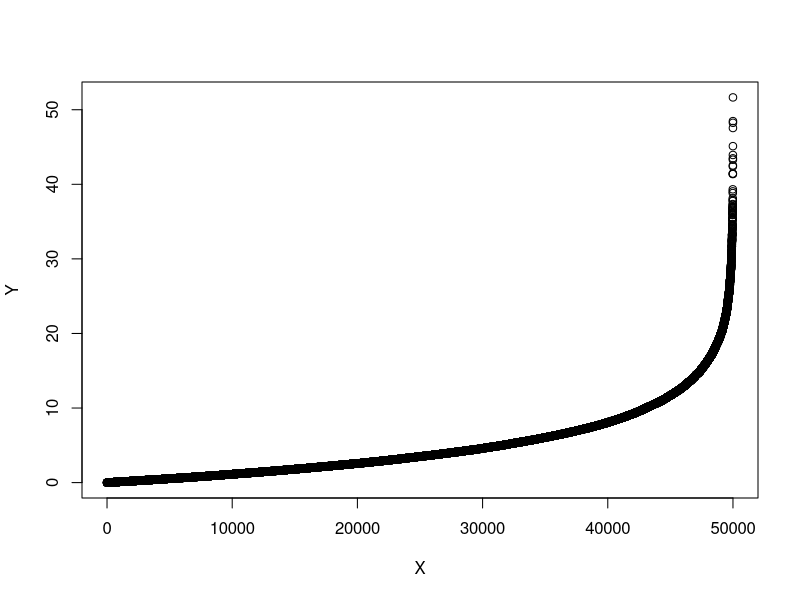
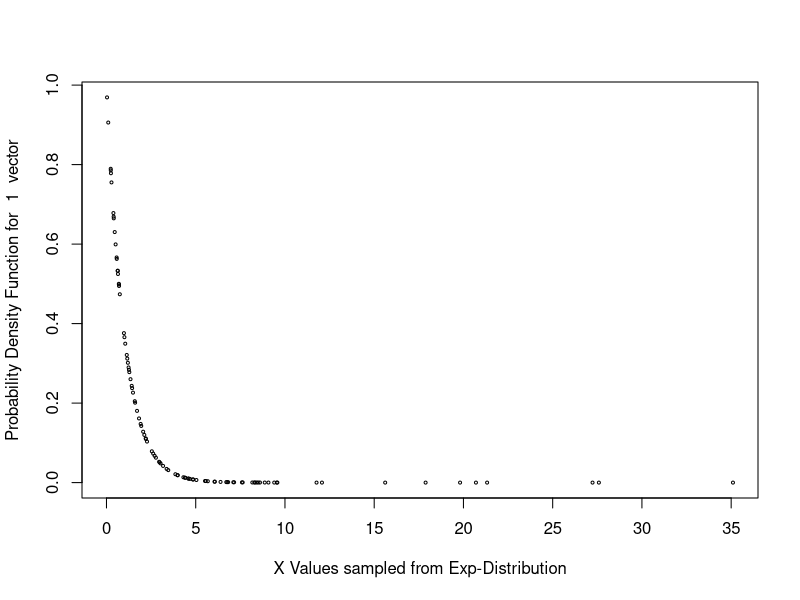
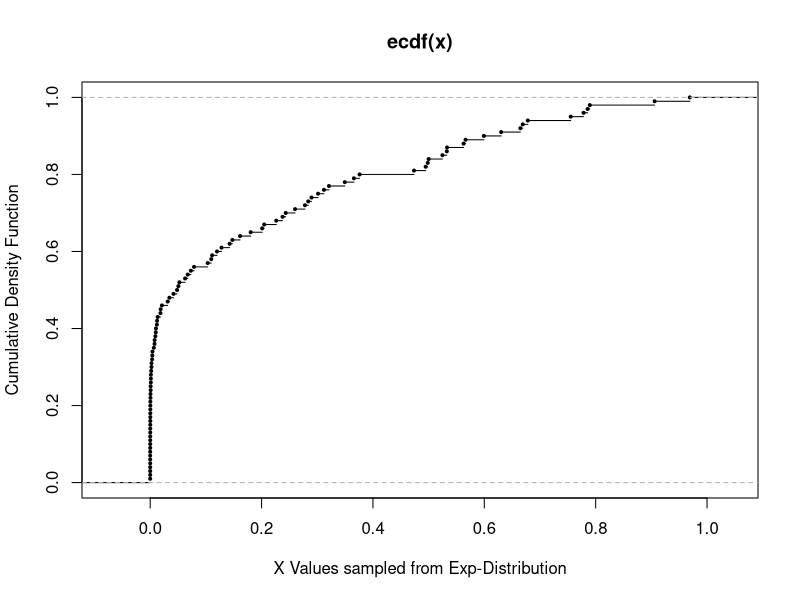
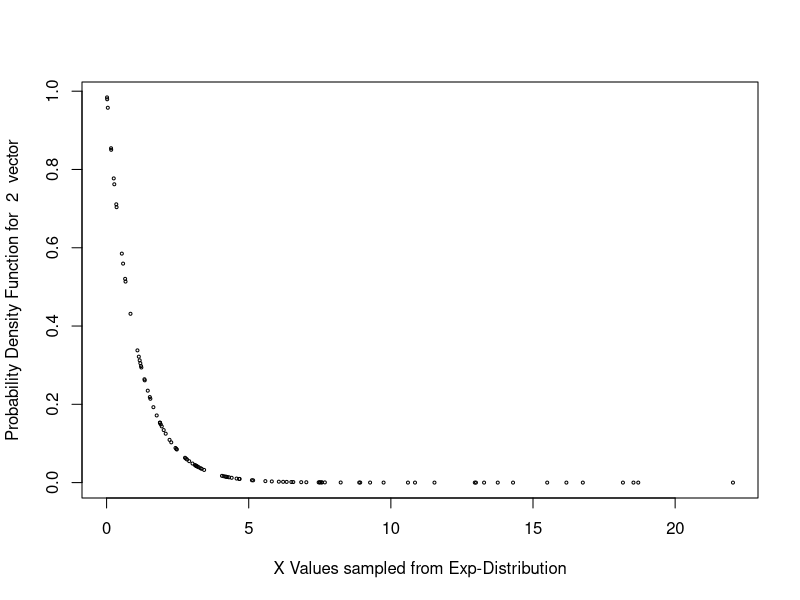
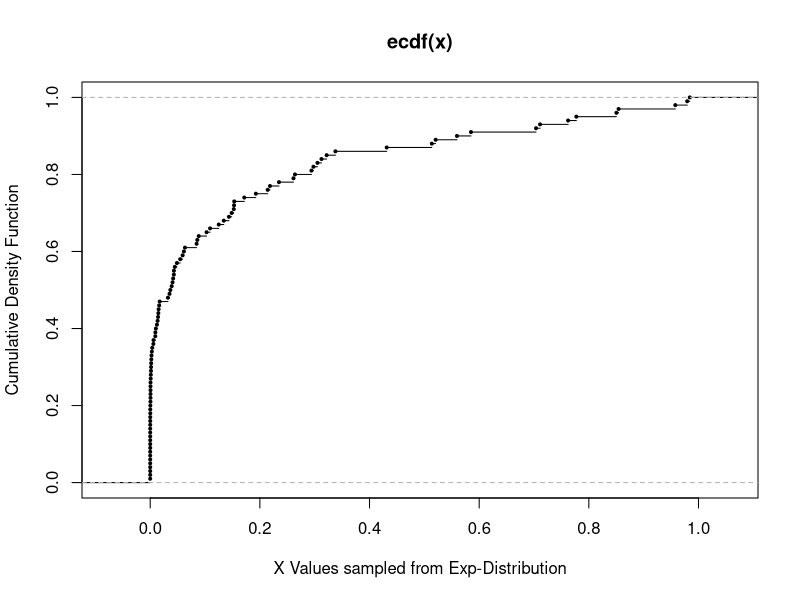
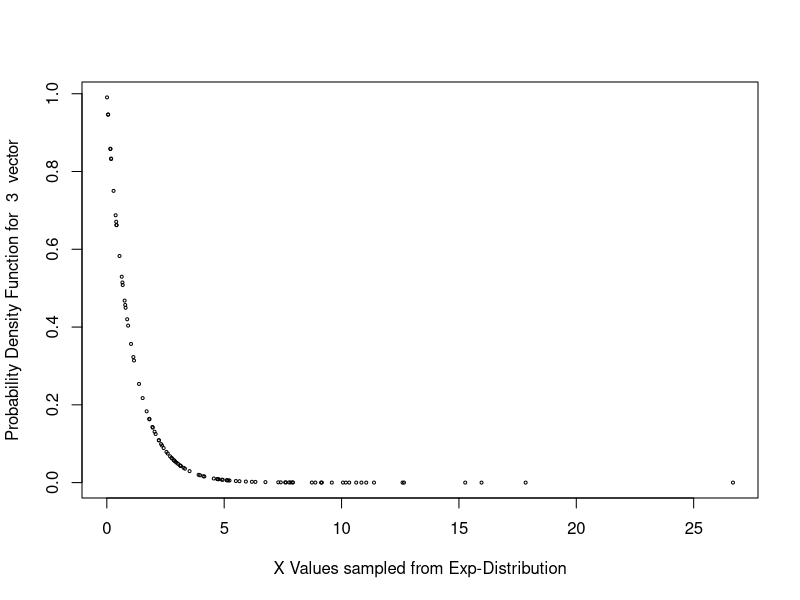
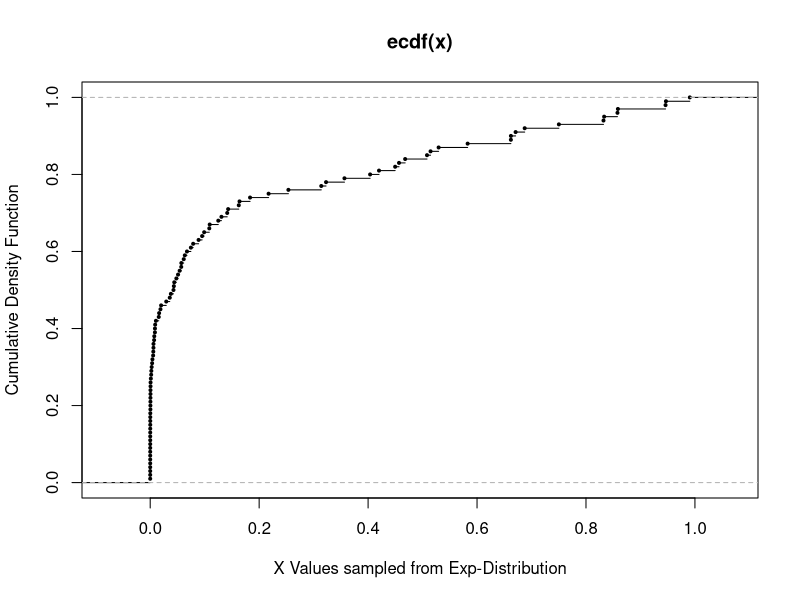
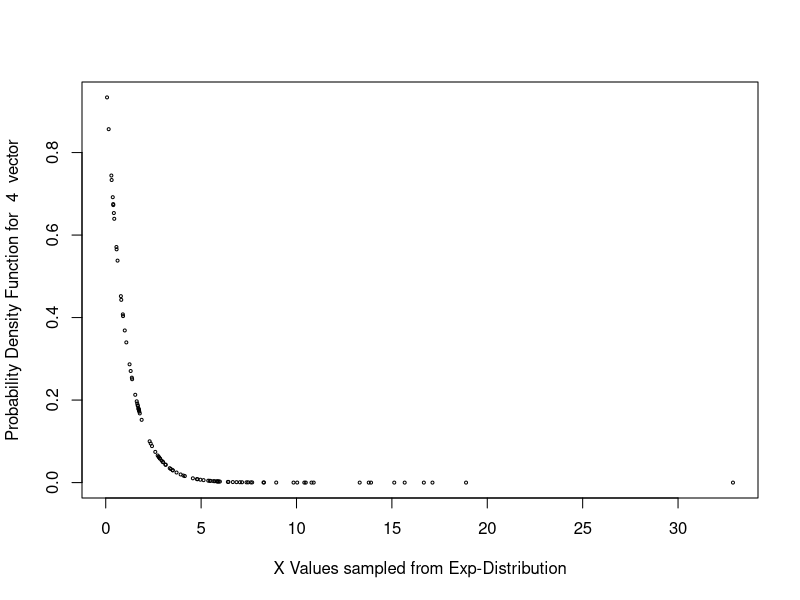

Recreate these plots in R, in order. (Note: this script raises an error after producing the figures.)
num_samp = 50000
lambda = 0.2
x <- rexp(num_samp, lambda)
##Create a SCatter plot below
data <- rexp(num_samp, 0.2)
q <- data.frame(X = seq(1, num_samp , 1), Y = sort(data))
plot(q)

#Sys.sleep(1)
collection <- split(x, ceiling(seq_along(x)/100))
some_means <- c()
sds <- c()
for (i in 1:5){
	hx <- dexp(collection[[i]]) 
	some_means[[i]] <- mean(hx)
	sds[[i]] <- sd(hx)
	plot(collection[[i]], hx, xlab="X Values sampled from Exp-Distribution", ylab=paste("Probability Density Function for ", i, " vector"), cex=0.4)
	#Sys.sleep(1)
	plot.ecdf(hx, xlab="X Values sampled from Exp-Distribution", ylab="Cumulative Density Function", cex=0.4)
	#Sys.sleep(1)
}

all_means <- c()
for(i in 1:500){
	all_means[[i]] <- mean(collection[[i]])
}

tab = table(round(all_means))
plot(tab, "h", xlab="Value", ylab="Frequency", xlim=c(3,7))


pdata <- rep(0, 100);

for(i in 1:500){
    val=round(all_means[i], 0);
    if(val <= 100){
       pdata[val] = pdata[val] + 1/ 100; 
    }
}

xcols <- c(0:99)

str(pdata)
str(xcols)

plot(xcols, pdata, "l", xlab="X", ylab="f(X)", xlim=c(0,8))

cdata <- rep(0, 100)

cdata[1] <- pdata[1]

for(i in 2:100){
    cdata[i] = cdata[i-1] + pdata[i]
}

plot(xcols, cdata, "o", col="blue", xlab="X", ylab="F(X)", xlim=c(0,10));
#Plotting Pdf and cdf and cdf and cdf and cdf
#hx <- dexp(x)
#plot(x, hx,	xlab="X Values sampled from Exp-Distribution", ylab="Probability Density Function", cex=0.4)
#plot.ecdf(hx, xlab="X Values sampled from Exp-Distribution", ylab="Cumulative Density Function", cex=0.4)

print("The mean of Exp-Dist is 1/(lambda) = 5 here. In the case of sampled values, we get the mean to be = ")
print(mean(x))
print("The standard_deviation of Exp-Dist is 1/(lambda) = 5 here. In the case of sampled values, we get the  to be = ")
print(sd(x))
##num_samp = 50000
##lambda = 0.2
##x <- rexp(num_samp, lambda)
###Create a SCatter plot below


##x <- seq(0, 20, length=num_samp)
##y <- dexp(x)
##plot(x, y)
###plots the pdf of Exponential Distribution
##x <- data.frame(X = seq(1, num_samp , 1), Y = sort(data, decreasing=T))
##plot(x)

